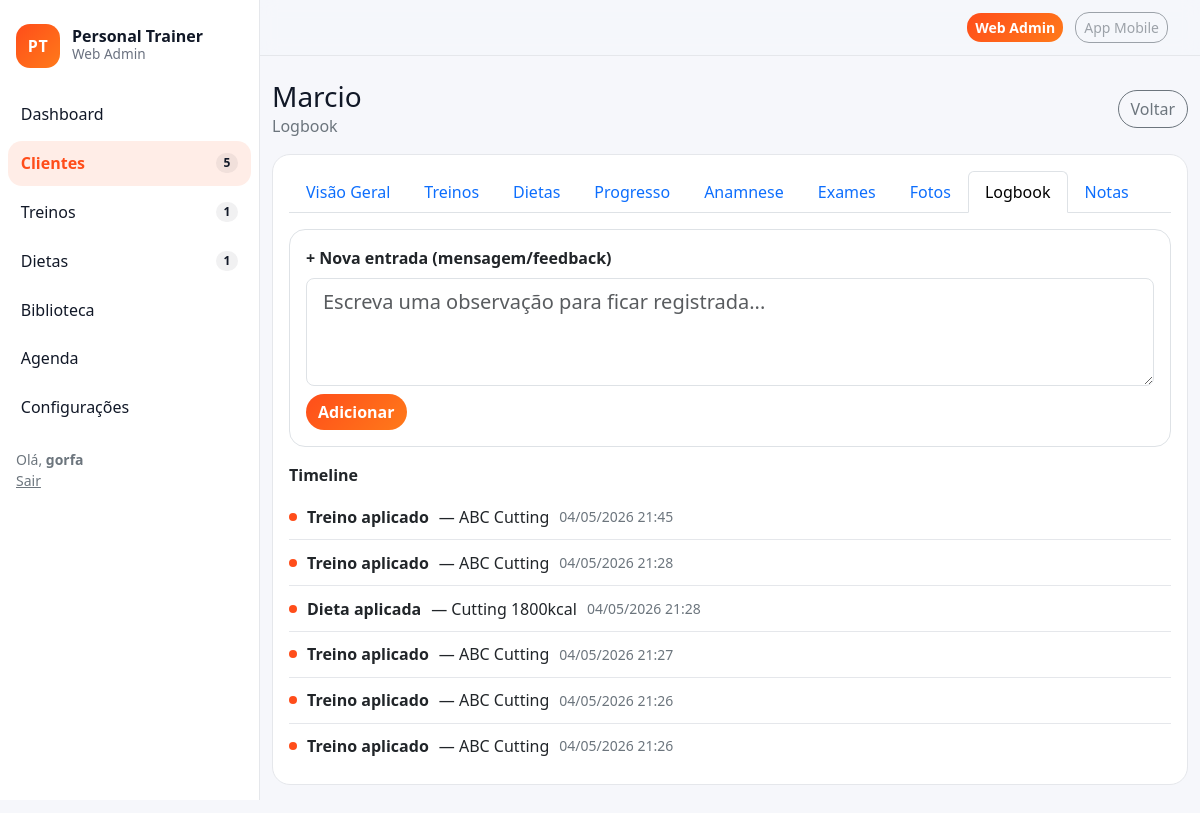
The page /crm/6/logbook/ (signed in) on the database as committed earlier.
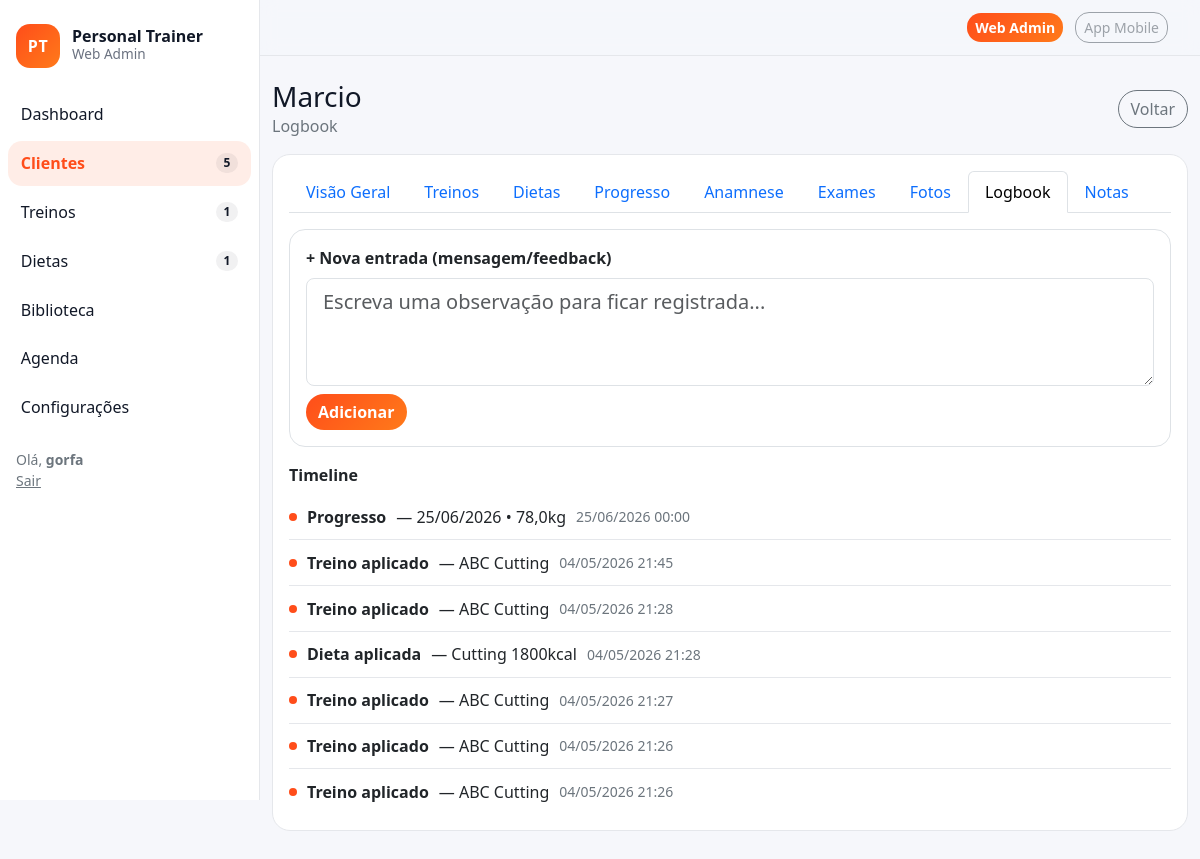
The same page on the database as committed later.
### workouts/models.py (models this page shows, shortened)
class ClientWorkout(models.Model):
    client = models.ForeignKey(Client, on_delete=models.CASCADE, related_name="workouts")
    plan = models.ForeignKey(WorkoutPlan, on_delete=models.PROTECT)
    applied_at = models.DateTimeField(auto_now_add=True)
    is_current = models.BooleanField(default=True)

class WorkoutPlan(models.Model):
    name = models.CharField(max_length=120)
    tags = models.CharField(max_length=200, blank=True, help_text="Ex.: Hipertrofia, ABC")
    is_active = models.BooleanField(default=True)

### diets/models.py (models this page shows, shortened)
class ClientDiet(models.Model):
    client = models.ForeignKey(Client, on_delete=models.CASCADE, related_name="diets")
    plan = models.ForeignKey(DietPlan, on_delete=models.PROTECT)
    applied_at = models.DateTimeField(auto_now_add=True)
    is_current = models.BooleanField(default=True)

class DietPlan(models.Model):
    name = models.CharField(max_length=120)
    total_kcal = models.PositiveIntegerField(default=0)
    is_active = models.BooleanField(default=True)

### logbook/models.py (models this page shows, shortened)
class ProgressRecord(models.Model):
    client = models.ForeignKey(Client, on_delete=models.CASCADE, related_name="progress")
    date = models.DateField()
    weight_kg = models.DecimalField(max_digits=5, decimal_places=1, null=True, blank=True)
    notes = models.CharField(max_length=240, blank=True)
    class Meta:
        ordering = ["-date"]

### crm/views.py (the view, shortened to what this page needs)
# urls.py: path("<int:pk>/logbook/", views.ClientLogbookView.as_view(), name="client_logbook"),
class ClientLogbookView(LoginRequiredMixin, TemplateView):
    template_name = "crm/client_logbook.html"
    def get_client(self):
        return get_object_or_404(Client, pk=self.kwargs["pk"])
    def get_context_data(self, **kwargs):
        ctx = super().get_context_data(**kwargs)
        client = self.get_client()
        workouts = client.workouts.select_related("plan").order_by("-applied_at")[:10]
        diets = client.diets.select_related("plan").order_by("-applied_at")[:10]
        progress = client.progress.order_by("-date")[:10]
        files = client.files.order_by("-uploaded_at")[:10]
        notes = client.notes.order_by("-created_at")[:10]
        feedbacks = client.feedbacks.order_by("-created_at")[:10]
        appts = Appointment.objects.filter(client=client).order_by("-starts_at")[:10]
        events = []
        for w in workouts:
            events.append({"ts": w.applied_at, "type": "workout", "obj": w})
        for d in diets:
            events.append({"ts": d.applied_at, "type": "diet", "obj": d})
        for p in progress:
            events.append({"ts": timezone.make_aware(datetime.combine(p.date, time.min)), "type": "progress", "obj": p})
        for f in files:
            events.append({"ts": f.uploaded_at, "type": f.kind, "obj": f})
        for n in notes:
            events.append({"ts": n.created_at, "type": "note", "obj": n})
        for fb in feedbacks:
            events.append({"ts": fb.created_at, "type": "feedback", "obj": fb})
        for a in appts:
            events.append({"ts": a.starts_at, "type": "appointment", "obj": a})
        events = sorted(events, key=lambda x: x["ts"], reverse=True)[:40]
        ctx.update(
            {
                "client": client,
                "events": events,
                "active_tab": "logbook",
            }
        )
        return ctx

### core/context_processors.py (called while the page is built)
def nav_counts(request):
    try:
        return {
            "nav_clients_count": Client.objects.filter(status=Client.Status.ACTIVE).count(),
            "nav_workouts_today": WorkoutPlan.objects.filter(is_active=True).count(),
            "nav_diets_active": DietPlan.objects.filter(is_active=True).count(),
            "nav_alerts_count": Alert.objects.filter(is_open=True).count(),
        }
    except Exception:
        return {"nav_clients_count": 0, "nav_workouts_today": 0, "nav_diets_active": 0, "nav_alerts_count": 0}

### crm/templates/crm/client_logbook.html (shortened to what this page needs)
{% extends "base.html" %}
{% block content %}
<div class="d-flex align-items-center justify-content-between mb-3">
  <div>
    <h1 class="h3 mb-0">{{ client.full_name }}</h1>
    <div class="text-secondary">Logbook</div>
  </div>
  <a class="btn btn-outline-secondary btn-pill" href="{% url 'crm:client_detail' client.pk %}">Voltar</a>
</div>
<div class="card mb-3">
  <div class="card-body">
    {% include "crm/_client_tabs.html" with client=client active_tab=active_tab %}
    <div class="border rounded-4 p-3 mb-3">
      <div class="fw-bold mb-2">+ Nova entrada (mensagem/feedback)</div>
      <form method="post" class="row g-2">
        <div class="col-12">
          <textarea name="text" class="form-control form-control-lg" rows="3" placeholder="Escreva uma observação para ficar registrada..."></textarea>
        </div>
        <div class="col-12">
          <button class="btn btn-brand btn-pill" type="submit">Adicionar</button>
        </div>
      </form>
    </div>
    <div class="fw-bold mb-2">Timeline</div>
    <ul class="activity">
      {% for e in events %}
        <li>
          <span class="dot"></span>
          {% if e.type == 'workout' %}
            <strong>Treino aplicado</strong> — {{ e.obj.plan.name }}
          {% elif e.type == 'diet' %}
            <strong>Dieta aplicada</strong> — {{ e.obj.plan.name }}
          {% elif e.type == 'progress' %}
            <strong>Progresso</strong> — {{ e.obj.date|date:"d/m/Y" }}{% if e.obj.weight_kg %} • {{ e.obj.weight_kg }}kg{% endif %}
          {% elif e.type == 'exam' %}
            <strong>Exame enviado</strong> — <a href="{{ e.obj.file.url }}" target="_blank">{{ e.obj.title|default:e.obj.file.name }}</a>
          {% elif e.type == 'photo' %}
            <strong>Foto enviada</strong> — <a href="{{ e.obj.file.url }}" target="_blank">{{ e.obj.title|default:e.obj.file.name }}</a>
          {% elif e.type == 'note' %}
            <strong>Nota interna</strong> — {{ e.obj.text|truncatechars:80 }}
          {% elif e.type == 'feedback' %}
            <strong>Mensagem</strong> — {{ e.obj.text|truncatechars:120 }}
          {% elif e.type == 'appointment' %}
            <strong>Agenda</strong> — {{ e.obj.title }} <span class="text-secondary">({{ e.obj.starts_at|date:"d/m/Y H:i" }})</span>
          {% endif %}
          <div class="text-secondary small">{{ e.ts|date:"d/m/Y H:i" }}</div>
        </li>
      {% empty %}
        <li><span class="dot"></span> <span class="text-secondary">Sem registros ainda.</span></li>
      {% endfor %}
    </ul>
  </div>
</div>
{% endblock %}

Rows that differ between the two databases and show on the page:
added ProgressRecord: obj "25/06/2026", obj.weight_kg "78,0", ts "25/06/2026 00:00"
